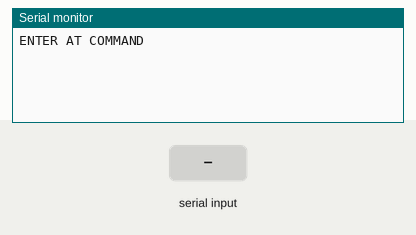
This sketch was run on a simulated Arduino Uno, built with avr-gcc and run on an emulated ATmega328P. On the bench: the last lines printed to the serial monitor. The test bench sets the inputs (shaded band).

Above: at 1.2 s.
1.3 s: "1" received over the second serial link
At 1.8 s:
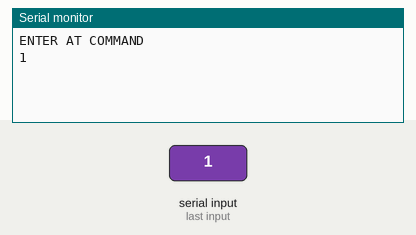
2.8 s: "0" received over the second serial link
At 4.2 s:
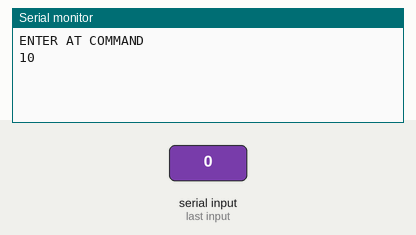

The sketch:

config_BT2.ino
```cpp
// Working to change name and password !
// https://forum.arduino.cc/t/hc-05-at-pswd-doesnt-save/965871/7

#include <SoftwareSerial.h>
SoftwareSerial Bluetooth(13,12);

char c=' ';
void setup()
{
  Serial.begin(9600);
  Serial.println("ENTER AT COMMAND");
  Bluetooth.begin(38400);
}

void loop()
{
  if(Bluetooth.available())
  {
    c=Bluetooth.read();
    Serial.write(c);
  }
  if(Serial.available())
  {
    c=Serial.read();
    Bluetooth.write(c);
  }
}
```

Measured:
- after the input at 1.3 s, the serial monitor: prints a new line at once (image 1)
- after the input at 2.8 s, the serial monitor: prints a new line at once (image 2)
